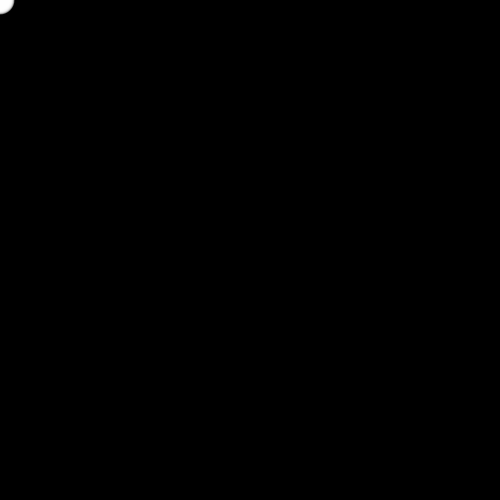
Frame 1 (no input)
Frame 60 (the mouse pressed at the canvas centre just before this capture): identical to frame 1, image omitted
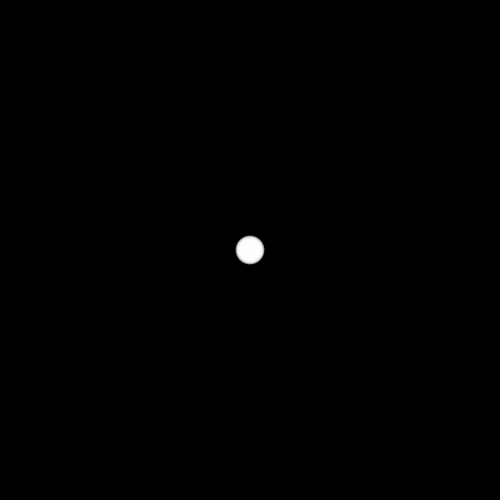
Frame 120 (the mouse held since frame 60 and released just before this capture)

The Processing sketch that drew these frames (run headless with seeded random() and noise(); from frame 60 on, the mouse is pressed at the canvas centre):

// Processing sketch: day_17_2
// ── day_17_2.pde
int num = 30;
int[] x = new int[num];
int[] y = new int[num];

void setup(){
  size(500,500);
  noStroke();
  fill(255, 102);
}

void draw(){
  background(0);
  
  for (int i = num-1; i > 0; i--){
    x[i] = x[i-1];
    y[i] = y[i-1];
  } //read from btm to top of list
  
  x[0] = mouseX;
  y[0] = mouseY; //add value @ top of list
  
  for(int i = 0; i < num; i++){
    ellipse(x[i],y[i],i,i); 
  }
}
